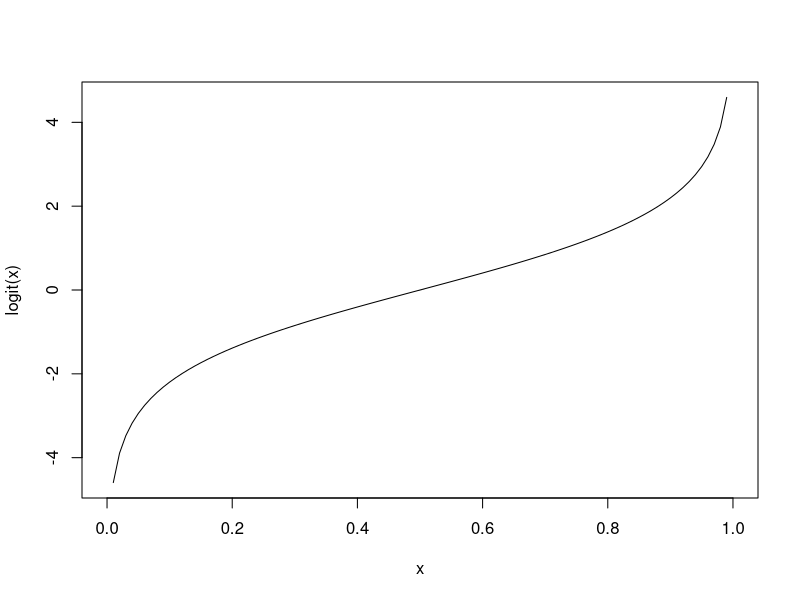
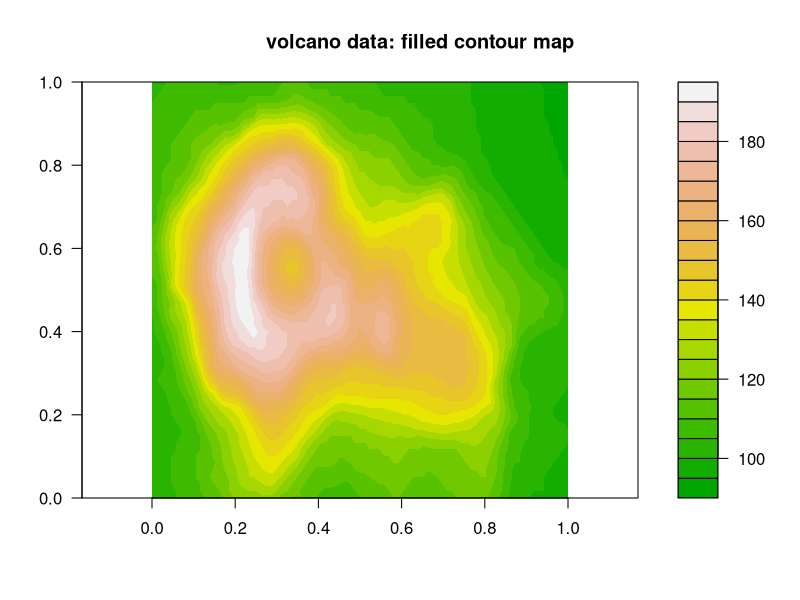

These figures' R source, in order:

#  R Bootcamp #1, submodule 2.2 ---------------------------
#    University of Nevada, Reno         
#    PROGRAMMING: FUNCTIONS AND MORE         


# Start with blank workspace -------------------

rm(list=ls())


## We can write our own functions. Useful if we have to repeat the same operations over and over with different inputs.
my.mean <- function(x){       # 'x' is the function argument- 'x' stands in for whatever numeric vector the user wants
    m <- sum(x)/length(x)
    return(m)
}

foo <- c(2, 4, 6, 8)
my.mean(foo)



## A function to square the arguments.
square <- function(x){
    x^2
}

## Square a single value (scalar).
square(2)

## Square all elements of a vector.
square(1:10)



## Often, we need to write functions that are not included in the base R package e.g., the logit function.
## Calculate the log-odds (logit).
logit <- function(x){
    log(x/(1-x))
}

## Calculate logit of 0.9.
logit(.9)

## Sequence between 0 and 1.
x <- seq(from = 0, to = 1, by = 0.01)

## Caclulate the logit of a vector.
logit.x <- logit(x)
logit.x

## Plot x on x-axis, and logit(x) on y axis.
plot(x, logit.x, type = 'l',xlab="x",ylab="logit(x)")    # View the output graphically.




#  if...else statements -----------------------

# Draw a sample from a Binomial distribution with p = 0.7 (here, p represents detection probability).
p <- 0.7            # probability of detection
x <- rbinom(n = 1, size = 1, prob = p)      # single 'coin flip' with prob success equal to p

if (x > 0) {
    print("detected")
} else {
    print("not detected")
}


#  ifelse()  --------------------------------

## Note if...else only works for running one logical (T/F) test at a time. If we have a spreadsheet with lots of data, we need something else.
n.samples <- 100
set.seed(2017)     # the 'seed' allows random number generators to give the same result every time!

## 100 samples from a binomial distribution with detection probability p = 0.7.
y <- rbinom(n = n.samples, size = 1, prob = p)
y

## incorrect usage
# if (y == 1) {
#     print("Detected")
# } else {
#     print("Not detected")
# }   # PRINTS A WARNING MESSAGE!

## Use ifelse instead.
detection.history <- ifelse(y == 1, print("Detected"), print("Not detected"))
detection.history

## Going the other direction.
ifelse(detection.history == "Detected", 1, 0)

xt  <-  cbind(rbinom(10, 1, .5), rbinom(10, 1, .6))
xt
ifelse(xt[, 1] > 0 & xt[, 2] > 0, print("Detected twice"),
       print("Not detected twice"))



#  for loops  --------------------------


for(i in 1:10){
  print(i)
}

for(j in c(1,2,3,4,5,6,7,8,9,10)){       # alternative
  print(j)
}

n.iter <- 10                   # another alternative!
count <- 0
for(i in 1:n.iter){
  count <- count+1            # assign a new value of count equal to the old value of count plus 1
  print(count)
}



  # closer look at iteration vector:
1:n.iter


## Using the iteration variable "i" within the for loop:
n.iter <- 5
count <- 0
for(i in 1:n.iter){
  count <- count+i            # assign a new value of count equal to the old value of count + i
  print(count)
}

## A for-loop for dependent sequence (here, the Fibonacci sequence)
n.iter <- 10
x <- rep(0, n.iter)           # set up vector of all zeros
x[1] <- 1                     # assign x_1  <-  1
x[2] <- 1                     # assign x_2 = 0
for(i in 3:n.iter){
  x[i] <- x[i-1]+x[i-2]       # x_i = x_(i-1) + x_(i-2)
}
x



### apply (another way to iterate) ------------------

W <- matrix(rnorm(4, 10, 3), nrow = 2, ncol = 2)  # Create a 2X2 matrix using a Normal random number generator with mu=10 and sd=3
W

## For each row, calculate the mean.
apply(W, 1, mean)

## For each column, calculate the mean.
apply(W, 2, mean)

## For each row, identify the column that has the largest value.
apply(W, 1, which.max)

## Apply your own custom function to each row in a matrix.
MyFunc <- function(x){
    2+sum(x/5)-3/2*mean(x)^2
}
apply(W, 1, MyFunc)

# lapply: apply a function across a list or vector --------------

# apply the "exp()" function to each element in the vector 1:5 

lapply(1:5,function(x) exp(x)) 


# compute the square root of volume for the first five trees in the 'trees' dataset

lapply(1:5, function(t) sqrt(trees$Volume[t]))


# sapply: same thing as 'lapply' but simplifies the returned object (i.e., into a vector if the function returns a scalar...)

mylist <- list()
mylist[[1]] <- seq(1,5,length=10)
mylist[[2]] <- c(1,.5,-.4)
mylist[[3]] <- matrix(rnorm(12,10,3),nrow=3)
sapply(mylist,function(x) sum(x)) 



x=c(5,4,7,3,10,2,5,4,7,6)


filled.contour(volcano, color.palette = terrain.colors, asp = 1)
title(main = "volcano data: filled contour map")



# CHALLENGE EXERCISES   -------------------------------------

#1: Create a custom function to calculate the predicted value y 
#    for the equation y = beta_0 + beta_1*x for any value of 
#    beta_0, beta_1 and x. Assume that beta_0 and 
#    beta_1 are both scalar, whereas x is a numeric vector. 
#    Use this function to calculate y for the values of 
#    $x$ = 1,...,10 with $\beta_0 = 2$, and $\beta_1= -1$. 
#    Use base R plotting (`plot()` function) to plot the results.
#
#2: Write a FOR loop that takes a numeric vector as input and 
#    computes the cumulative mean (for each element of the vector, 
#    compute the mean of all previous elements of the vector, 
#    including the current element). 
#
#3: Using the built-in 'volcano' dataset (a matrix of elevation data 
#    with columns representing longitude and rows representing latitude),
#    calculate the standard deviation of elevation as an index of
#    'ruggedness' from the rows () of the volcano elevation data matrix.
#    Using the "apply()" function. Which row (latitude band) of the
#    'volcano' dataset has the most rugged terrain?

